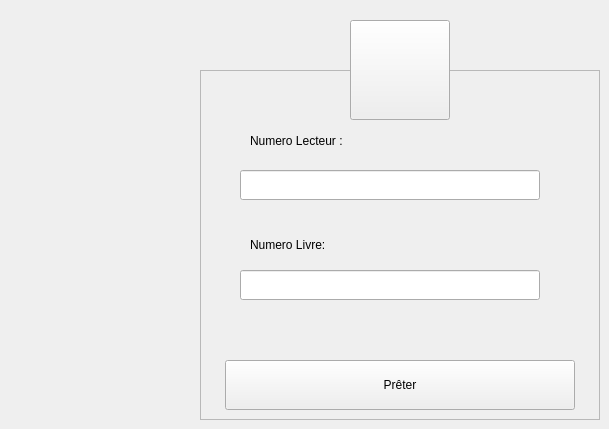
      <widget class="QWidget" name="pageAjoutPret">
       <widget class="QPushButton" name="pret_2">
        <property name="geometry">
         <rect>
          <x>350</x>
          <y>20</y>
          <width>100</width>
          <height>100</height>
         </rect>
        </property>
        <property name="text">
         <string/>
        </property>
        <property name="icon">
         <iconset resource="sourceimage.qrc">
          <normaloff>:/images/copywriting.png</normaloff>:/images/copywriting.png</iconset>
        </property>
        <property name="iconSize">
         <size>
          <width>70</width>
          <height>70</height>
         </size>
        </property>
       </widget>
       <widget class="QFrame" name="frame_9">
        <property name="geometry">
         <rect>
          <x>200</x>
          <y>70</y>
          <width>400</width>
          <height>350</height>
         </rect>
        </property>
        <property name="frameShape">
         <enum>QFrame::StyledPanel</enum>
        </property>
        <property name="frameShadow">
         <enum>QFrame::Raised</enum>
        </property>
        <widget class="QLabel" name="numeroLecteurPret_2">
         <property name="geometry">
          <rect>
           <x>50</x>
           <y>50</y>
           <width>250</width>
           <height>41</height>
          </rect>
         </property>
         <property name="styleSheet">
          <string notr="true"/>
         </property>
         <property name="text">
          <string>Numero Lecteur :</string>
         </property>
        </widget>
        <widget class="QLabel" name="numeroLivrePret_2">
         <property name="geometry">
          <rect>
           <x>50</x>
           <y>150</y>
           <width>250</width>
           <height>50</height>
          </rect>
         </property>
         <property name="styleSheet">
          <string notr="true"/>
         </property>
         <property name="text">
          <string>Numero Livre:</string>
         </property>
        </widget>
        <widget class="QLineEdit" name="numeroLecteurPretAjout">
         <property name="geometry">
          <rect>
           <x>40</x>
           <y>100</y>
           <width>300</width>
           <height>30</height>
          </rect>
         </property>
         <property name="styleSheet">
          <string notr="true">font: 10pt &quot;MS Shell Dlg 2&quot;;
color:rgb(255, 255, 255);</string>
         </property>
        </widget>
        <widget class="QLineEdit" name="numeroLivrePretAjout">
         <property name="geometry">
          <rect>
           <x>40</x>
           <y>200</y>
           <width>300</width>
           <height>30</height>
          </rect>
         </property>
         <property name="styleSheet">
          <string notr="true">font: 10pt &quot;MS Shell Dlg 2&quot;;
color:rgb(255, 255, 255);</string>
         </property>
        </widget>
        <widget class="QPushButton" name="ajouterPret">
         <property name="geometry">
          <rect>
           <x>25</x>
           <y>290</y>
           <width>350</width>
           <height>50</height>
          </rect>
         </property>
         <property name="text">
          <string>Prêter</string>
         </property>
        </widget>
       </widget>
       <zorder>frame_9</zorder>
       <zorder>pret_2</zorder>
      </widget>
